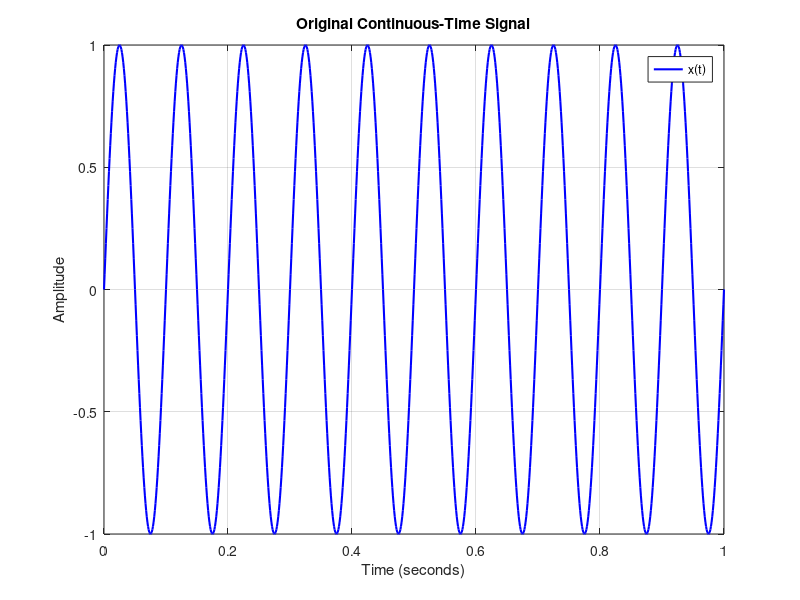

This chart was generated by the following MATLAB code:
clc;
clear;
close all;

% PROJECT 04: SAMPLING AND ALIASING

% 1. Define signal parameters
A = 1;
fm = 10;

Fs = 1000;
T = 1/Fs;

t = 0:T:1;

% 2. Generate original signal
x = A*sin(2*pi*fm*t);

% 3. Plot original signal
figure;

plot(t, x, 'b', 'LineWidth', 1.5);

grid on;
xlabel('Time (seconds)');
ylabel('Amplitude');
title('Original Continuous-Time Signal');

legend('x(t)');
xlim([0 1]);

% 4. Save result
if ~exist('Results', 'dir')
    mkdir('Results');
end

exportgraphics(gcf, 'Results/original_signal.png', ...
    'Resolution', 300);
